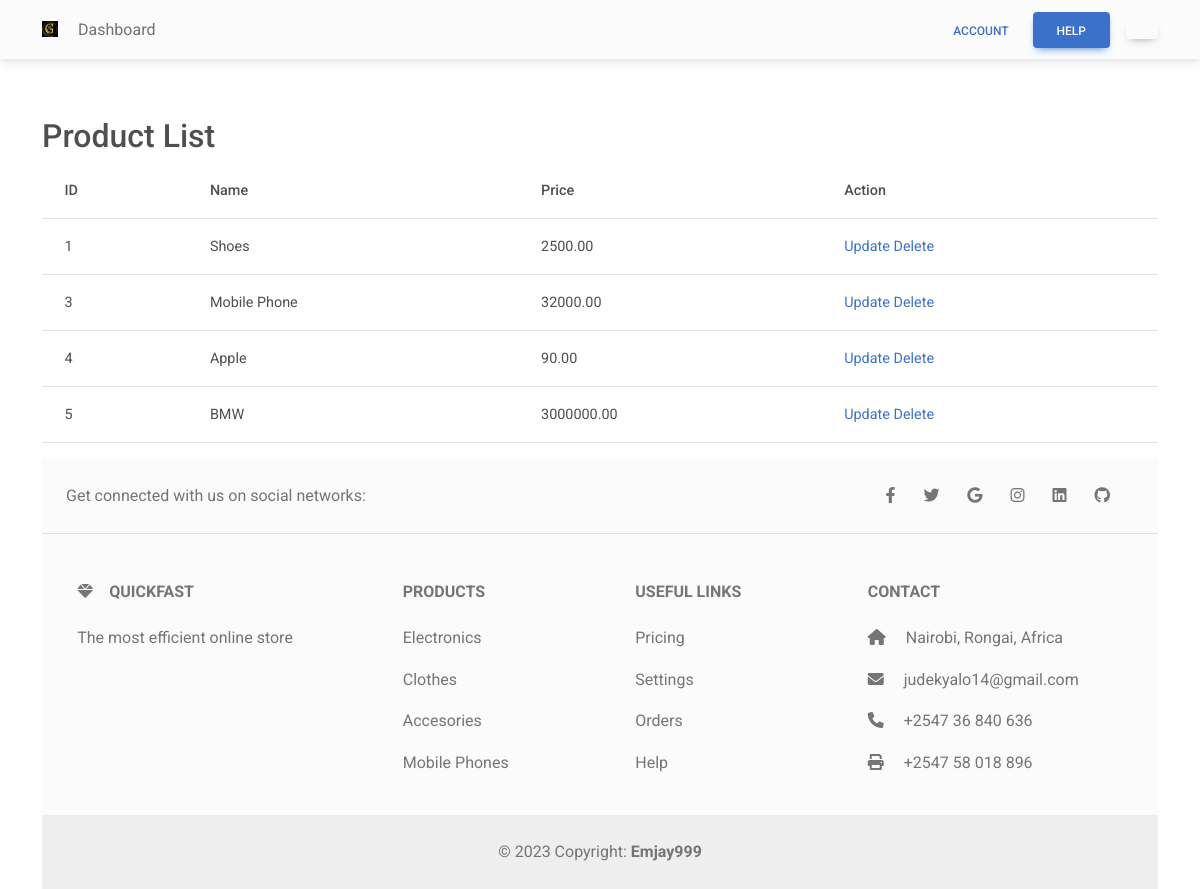
Page /products/product_list/ on the earlier database version.
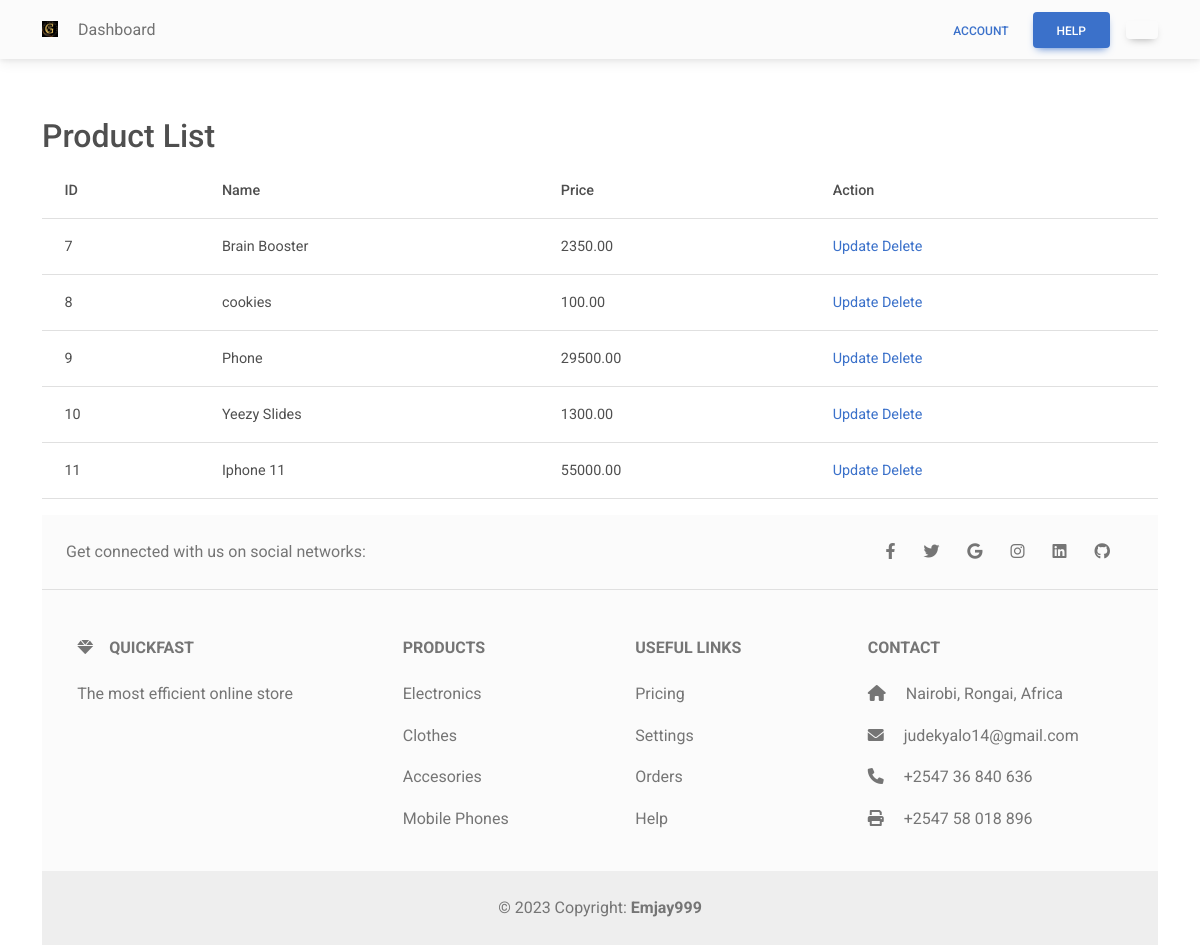
Same page on the later database version.
### products/models.py (models this page shows, shortened)
class Product(models.Model):
	name = models.CharField(max_length=255)
	price = models.DecimalField(max_digits=10, decimal_places=2)
	description = models.CharField(max_length=1000)
	image = models.ImageField(default="default.png", upload_to="product_images")

### products/views.py (the view)
# urls.py: path('product_list/', views.product_list, name="product_list"),
def product_list(request):
	products_list = Product.objects.all()
	context ={
		"products_list":products_list
	}
	return render(request, "product_list.html", context)

### templates/product_list.html
{% extends 'base.html' %}
{% block main %}
    <h2>Product List</h2>
    <table class="table">
        <thead>
            <tr>
                <th>ID</th>
                <th>Name</th>
                <th>Price</th>
                <th>Action</th>
            </tr>
        </thead>
        <tbody>
            {% for product in products_list %}
                <tr>
                    <td>{{ product.id }}</td>
                    <td>{{ product.name }}</td>
                    <td>{{ product.price }}</td>
                    <td>
                        <a href="{% url 'update_product' pk=product.pk %}">Update</a>
                        <a href="{% url 'delete_product' pk=product.pk %}">Delete</a>
                    </td>
                </tr>
            {% endfor %}
        </tbody>
    </table>
{% endblock %}

Differences in the rows shown:
removed Product: id "1", name "Shoes", price "2500.00"
removed Product: id "3", name "Mobile Phone", price "32000.00"
removed Product: id "4", name "Apple", price "90.00"
removed Product: id "5", name "BMW", price "3000000.00"
added Product: id "7", name "Brain Booster", price "2350.00"
added Product: id "8", name "cookies", price "100.00"
added Product: id "9", name "Phone", price "29500.00"
added Product: id "10", name "Yeezy Slides", price "1300.00"
added Product: id "11", name "Iphone 11", price "55000.00"
